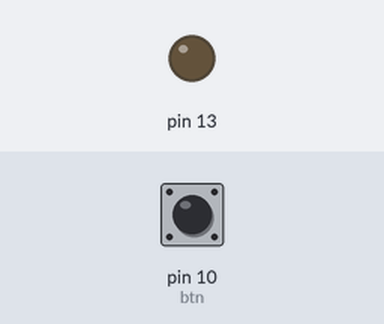
The sketch below on a simulated Arduino Uno, built with avr-gcc and run on an emulated ATmega328P. Parts: output pins drawn as LEDs (lit = HIGH). The test bench sets the inputs (shaded band); at power-on: pin 10 (btn) HIGH. What the sketch prints to the serial monitor is not drawn.

Above: at 1.2 s.
1.3 s: pin 10 (btn) pulled LOW for 3.2 s
At 4.8 s:
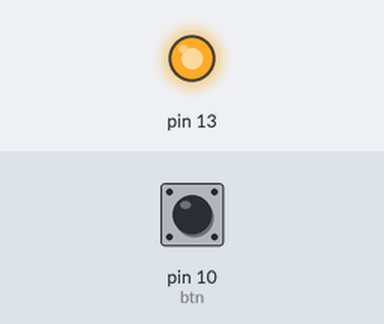
Timing chart, 0 to 21.4 s (numbered marks = the images above; inputs shaded):
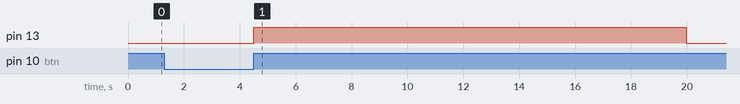

Measured:
- after the input at 1.3 s, pin 13: LOW → HIGH after 3.2 s, → LOW 15.5 s later

The sketch:

____2_another_ver.ino
```cpp
void setup()
{
  pinMode(10, INPUT_PULLUP);  // 버튼 누름 감지 (내부 pullup저항 활용)
  pinMode(13, OUTPUT);        // LED 제어
  Serial.begin(9600);         // cnt변수 값을 모니터로 확인하기 위함
}

int cnt = 0;                  // LED 타이머 (초단위)
int PUSHCOUNT = 0;            // 버튼이 눌려있는 시간 측정 (ms단위)
int TIMECOUNT = 0;            // LED가 켜진 시간 counter (ms단위)
int btn = 1;                  // 버튼이 눌렸는지 나타내는 변수, negative PUSH

void loop()                   // 1ms마다 무한루프
{
  int old = btn;                                // 이전 btn값 저장
  btn = digitalRead(10);                        // btn 값을 새로 읽음

  if(old == LOW && btn == LOW) PUSHCOUNT++;     // 버튼이 눌려있는 상태가 지속되면 PUSHCOUNT
  if(old == LOW && btn == HIGH){                // 버튼이 떼지면 (low to high)
    int PUSHTIME = (PUSHCOUNT/1000);
    cnt += 5*PUSHTIME;                          // 버튼이 눌린 시간(초)의 5배만큼 cnt를 증가시키고
    TIMECOUNT += 5000*PUSHTIME;
    PUSHCOUNT = 0;                              // PUSHCOUNT를 초기화
  }

  if (TIMECOUNT > 0)                                  // LED가 켜져있을 때
  {
    TIMECOUNT--;
    if(TIMECOUNT%1000==0){Serial.println(cnt);cnt--;}
    digitalWrite(13, HIGH);						// cnt 값에 따라 LED 제어, positive ON
  }
  else digitalWrite(13, LOW);

  delay(1);                                   // 1ms loop
}
```
